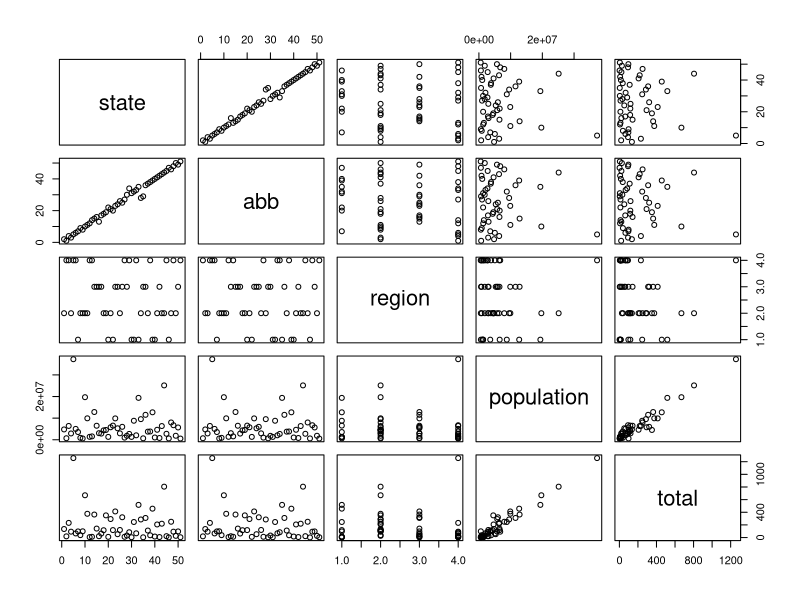

Reproduce this figure in R.
## ---- chunk 1
knitr::opts_chunk$set(echo = TRUE)
library(dslabs) 
data(murders)
str(murders) 
#> 'data.frame': 51 obs. of 5 variables: 
#> $ state : chr "Alabama" "Alaska" "Arizona" "Arkansas" ... 
#> $ abb : chr "AL" "AK" "AZ" "AR" ... 
#> $ region : Factor w/ 4 levels "Northeast","South",..: 2 4 4 2 4 4 1 2 2 
#> 2 ... 
#> $ population: num 4779736 710231 6392017 2915918 37253956 ... 
#> $ total : num 135 19 232 93 1257 ...
head(murders) 
#> state abb region population total 
#> 1 Alabama AL South 4779736 135 
#> 2 Alaska AK West 710231 19 
#> 3 Arizona AZ West 6392017 232 
#> 4 Arkansas AR South 2915918 93 
#> 5 California CA West 37253956 1257 
#> 6 Colorado CO West 5029196 65
murders$population 
#> [1] 4779736 710231 6392017 2915918 37253956 5029196 3574097 
#> [8] 897934 601723 19687653 9920000 1360301 1567582 12830632 
#> [15] 6483802 3046355 2853118 4339367 4533372 1328361 5773552 
#> [22] 6547629 9883640 5303925 2967297 5988927 989415 1826341 
#> [29] 2700551 1316470 8791894 2059179 19378102 9535483 672591 
#> [36] 11536504 3751351 3831074 12702379 1052567 4625364 814180 
#> [43] 6346105 25145561 2763885 625741 8001024 6724540 1852994 
#> [50] 5686986 563626
names(murders)
#> [1] "state" "abb" "region" "population" "total"
length(murders$population) 
#> [1] 51 
class(murders$population) 
#> [1] "numeric" 
class(murders$state) 
#> [1] "character" 
z <- 3 == 2 
z 
#> [1] FALSE 
class(z) 
#> [1] "logical"
class(murders$region) 
#> [1] "factor" 

levels(murders$region) 
#> [1] "Northeast" "South" "North Central" "West"

mat <- matrix(1:12, 4, 3) 
mat 
#> [,1] [,2] [,3] 
#> [1,] 1 5 9 
#> [2,] 2 6 10 
#> [3,] 3 7 11 
#> [4,] 4 8 12

mat[2, 3] 
#> [1] 10

## ---- chunk 2
plot(murders)
